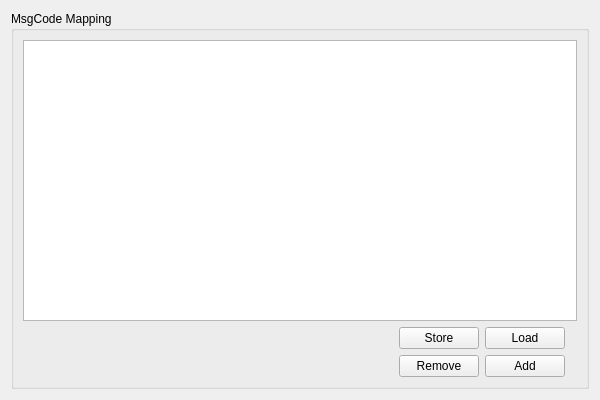
<?xml version="1.0" encoding="UTF-8"?>
<ui version="4.0">
 <class>MsgCodeMappingWidget</class>
 <widget class="QWidget" name="MsgCodeMappingWidget">
  <property name="geometry">
   <rect>
    <x>0</x>
    <y>0</y>
    <width>600</width>
    <height>400</height>
   </rect>
  </property>
  <property name="windowTitle">
   <string>Form</string>
  </property>
  <layout class="QVBoxLayout" name="verticalLayout">
   <item>
    <widget class="QGroupBox" name="groupBox_10">
     <property name="sizePolicy">
      <sizepolicy hsizetype="Preferred" vsizetype="Preferred">
       <horstretch>0</horstretch>
       <verstretch>1</verstretch>
      </sizepolicy>
     </property>
     <property name="title">
      <string>MsgCode Mapping</string>
     </property>
     <layout class="QGridLayout" name="gridLayout_5">
      <item row="5" column="3">
       <widget class="QPushButton" name="msgCodeLoadBtn">
        <property name="toolTip">
         <string>Load an Message Type configuration (*.json)</string>
        </property>
        <property name="text">
         <string>Load</string>
        </property>
       </widget>
      </item>
      <item row="5" column="0">
       <spacer name="StoreLoadSpacer">
        <property name="orientation">
         <enum>Qt::Horizontal</enum>
        </property>
        <property name="sizeHint" stdset="0">
         <size>
          <width>40</width>
          <height>20</height>
         </size>
        </property>
       </spacer>
      </item>
      <item row="5" column="2">
       <widget class="QPushButton" name="msgCodeStoreBtn">
        <property name="toolTip">
         <string>Save the current Message Type configuration (*.json) to a file</string>
        </property>
        <property name="text">
         <string>Store</string>
        </property>
       </widget>
      </item>
      <item row="0" column="0" rowspan="5" colspan="6">
       <widget class="QTableView" name="msgCodeTableView">
        <property name="toolTip">
         <string>&lt;html&gt;&lt;head/&gt;&lt;body&gt;&lt;p&gt;Message Type configuration browser which shows all currently available Message Types and their parsing configuration.&lt;/p&gt;&lt;p&gt;Either load a whole Message Type configuration with the Load button or Add/Remove Message Types to the current configuration. &lt;/p&gt;&lt;p&gt;The current configuration can be saved (*.json) with the store button.&lt;/p&gt;&lt;/body&gt;&lt;/html&gt;</string>
        </property>
       </widget>
      </item>
      <item row="6" column="3">
       <widget class="QPushButton" name="msgCodeAddBtn">
        <property name="toolTip">
         <string>&lt;html&gt;&lt;head/&gt;&lt;body&gt;&lt;p&gt;Add a new Message Type configuration entry to the current Message Type configuration. The Message Type configuration tool is called&lt;/p&gt;&lt;p&gt;The new entry will be appended to the list.&lt;/p&gt;&lt;/body&gt;&lt;/html&gt;</string>
        </property>
        <property name="text">
         <string>Add</string>
        </property>
       </widget>
      </item>
      <item row="6" column="2">
       <widget class="QPushButton" name="msgCodeRemoveBtn">
        <property name="toolTip">
         <string>Remove the selected entry from the current Message Type configuration.</string>
        </property>
        <property name="text">
         <string>Remove</string>
        </property>
       </widget>
      </item>
      <item row="6" column="0">
       <spacer name="RemoveAddSpacer">
        <property name="orientation">
         <enum>Qt::Horizontal</enum>
        </property>
        <property name="sizeHint" stdset="0">
         <size>
          <width>40</width>
          <height>20</height>
         </size>
        </property>
       </spacer>
      </item>
     </layout>
    </widget>
   </item>
  </layout>
 </widget>
 <resources/>
 <connections/>
</ui>
